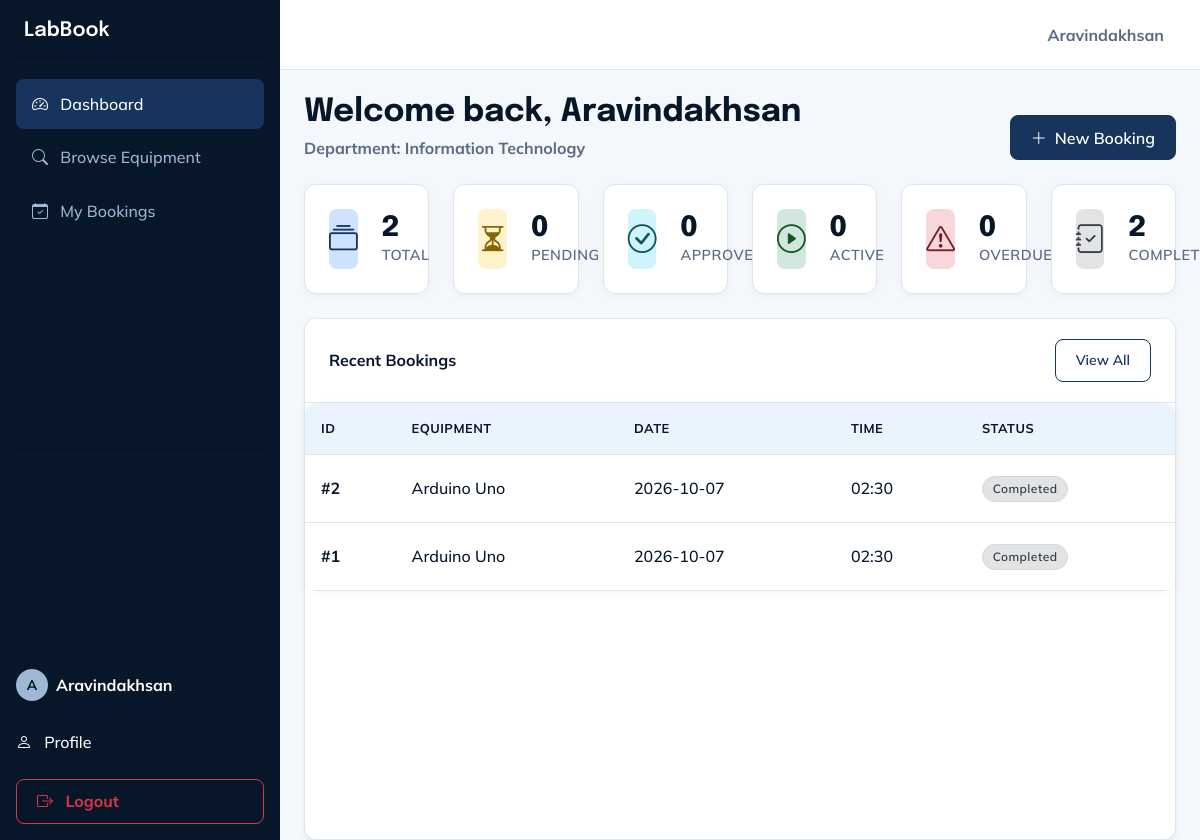
The page /student/dashboard (signed in) on the database its author committed.
### tables this page shows
CREATE TABLE equipment (
            id INTEGER PRIMARY KEY AUTOINCREMENT,
            name TEXT NOT NULL,
            description TEXT,
            lab_name TEXT NOT NULL,
            quantity INTEGER NOT NULL,
            available_quantity INTEGER NOT NULL,
            status TEXT NOT NULL DEFAULT 'Available'
        , department TEXT DEFAULT 'Information Technology');

CREATE TABLE bookings (
            id INTEGER PRIMARY KEY AUTOINCREMENT,
            user_id INTEGER NOT NULL,
            equipment_id INTEGER NOT NULL,
            booking_date TEXT NOT NULL,
            start_time TEXT NOT NULL,
            end_time TEXT NOT NULL,
            purpose TEXT NOT NULL,
            status TEXT NOT NULL DEFAULT 'Pending',
            created_at TEXT DEFAULT CURRENT_TIMESTAMP, expected_return_date TEXT, expected_return_time TEXT, issued_date TEXT, issued_time TEXT, issued_by TEXT, issue_condition TEXT, issue_remarks TEXT, quantity INTEGER DEFAULT 1,
            FOREIGN KEY (user_id) REFERENCES users(id),
            FOREIGN KEY (equipment_id) REFERENCES equipment(id)
        );

### app.py (the view)
@app.route('/student/dashboard')
@student_required
def student_dashboard():
    conn = get_db_connection()
    user_id = session['user_id']
    total_bookings = conn.execute('SELECT COUNT(*) FROM bookings WHERE user_id = ?', (user_id,)).fetchone()[0]
    pending = conn.execute('SELECT COUNT(*) FROM bookings WHERE user_id = ? AND status = "Pending"', (user_id,)).fetchone()[0]
    approved = conn.execute('SELECT COUNT(*) FROM bookings WHERE user_id = ? AND status = "Approved"', (user_id,)).fetchone()[0]
    active = conn.execute('SELECT COUNT(*) FROM bookings WHERE user_id = ? AND status = "Active"', (user_id,)).fetchone()[0]
    completed = conn.execute('SELECT COUNT(*) FROM bookings WHERE user_id = ? AND status = "Completed"', (user_id,)).fetchone()[0]
    recent_bookings = conn.execute('''
        SELECT b.id, e.name as equipment_name, b.booking_date, b.start_time, b.status
        FROM bookings b JOIN equipment e ON b.equipment_id = e.id
        WHERE b.user_id = ?
        ORDER BY b.created_at DESC LIMIT 5
    ''', (user_id,)).fetchall()
    now_str = datetime.datetime.now().strftime("%Y-%m-%d %H:%M:%S")
    overdue = conn.execute('''
        SELECT COUNT(*) FROM bookings
        WHERE user_id = ? AND status = "Active"
        AND (expected_return_date || ' ' || expected_return_time) < ?
    ''', (user_id, now_str)).fetchone()[0]
    conn.close()
    return render_template('student/dashboard.html',
                           total=total_bookings, pending=pending,
                           approved=approved, active=active,
                           completed=completed, overdue=overdue, recent_bookings=recent_bookings)

### app.py (called while the page is built)
def student_required(f):
    @wraps(f)
    def decorated_function(*args, **kwargs):
        if 'user_id' not in session or session.get('role') != 'student':
            flash('Student access required.', 'danger')
            return redirect(url_for('login'))
        return f(*args, **kwargs)
    return decorated_function

### database.py (called while the page is built)
def get_db_connection():
    conn = sqlite3.connect(DATABASE)
    conn.row_factory = sqlite3.Row
    return conn

### templates/student/dashboard.html (shortened to what this page needs)
{% extends 'base.html' %}
{% block content %}
<div class="d-flex justify-content-between align-items-end mb-4">
    <div>
        <h2 class="fw-bold m-0" style="color: var(--frost-navy);">Welcome back, {{ session.name }}</h2>
        <div class="text-secondary fw-bold mt-1">Department: {{ session.department }}</div>
    </div>
    <a href="{{ url_for('student_equipment') }}" class="btn btn-primary"><i class="bi bi-plus-lg me-2"></i>New Booking</a>
</div>
<div class="row g-4 mb-4">
    <div class="col-md-6 col-lg-4 col-xl-2">
        <div class="stat-card">
            <div class="stat-icon bg-primary-subtle">
                <i class="bi bi-collection"></i>
            </div>
            <div class="stat-details">
                <h3>{{ total }}</h3>
                <p>Total</p>
            </div>
        </div>
    </div>
    <div class="col-md-6 col-lg-4 col-xl-2">
        <div class="stat-card">
            <div class="stat-icon bg-warning-subtle">
                <i class="bi bi-hourglass-split"></i>
            </div>
            <div class="stat-details">
                <h3>{{ pending }}</h3>
                <p>Pending</p>
            </div>
        </div>
    </div>
    <div class="col-md-6 col-lg-4 col-xl-2">
        <div class="stat-card">
            <div class="stat-icon bg-info-subtle">
                <i class="bi bi-check-circle"></i>
            </div>
            <div class="stat-details">
                <h3>{{ approved }}</h3>
                <p>Approved</p>
            </div>
        </div>
    </div>
    <div class="col-md-6 col-lg-4 col-xl-2">
        <div class="stat-card">
            <div class="stat-icon bg-success-subtle">
                <i class="bi bi-play-circle"></i>
            </div>
            <div class="stat-details">
                <h3>{{ active }}</h3>
                <p>Active</p>
            </div>
        </div>
    </div>
    <div class="col-md-6 col-lg-4 col-xl-2">
        <div class="stat-card">
            <div class="stat-icon bg-danger-subtle">
                <i class="bi bi-exclamation-triangle"></i>
            </div>
            <div class="stat-details">
                <h3>{{ overdue }}</h3>
                <p>Overdue</p>
            </div>
        </div>
    </div>
    <div class="col-md-6 col-lg-4 col-xl-2">
        <div class="stat-card">
            <div class="stat-icon" style="background-color: #E2E3E5; color: #383D41;">
                <i class="bi bi-journal-check"></i>
            </div>
            <div class="stat-details">
                <h3>{{ completed }}</h3>
                <p>Completed</p>
            </div>
        </div>
    </div>
</div>
<div class="card h-100 shadow-sm">
    <div class="card-header d-flex justify-content-between align-items-center">
        <span>Recent Bookings</span>
        <a href="{{ url_for('student_bookings') }}" class="btn btn-sm btn-outline-primary">View All</a>
    </div>
    <div class="card-body p-0">
        <div class="table-responsive border-0">
            <table class="table table-hover mb-0">
                <thead>
                    <tr>
                        <th>ID</th>
                        <th>Equipment</th>
                        <th>Date</th>
                        <th>Time</th>
                        <th>Status</th>
                    </tr>
                </thead>
                <tbody>
                    {% for b in recent_bookings %}
                    <tr>
                        <td class="fw-bold">#{{ b.id }}</td>
                        <td>{{ b.equipment_name }}</td>
                        <td>{{ b.booking_date }}</td>
                        <td>{{ b.start_time }}</td>
                        <td>
                            {% if b.status == 'Pending' %}<span class="badge bg-warning">Pending</span>
                            {% elif b.status == 'Approved' %}<span class="badge bg-info">Approved</span>
                            {% elif b.status == 'Active' %}<span class="badge bg-success">Active</span>
                            {% elif b.status == 'Completed' %}<span class="badge bg-secondary">Completed</span>
                            {% elif b.status == 'Rejected' %}<span class="badge bg-danger">Rejected</span>
                            {% elif b.status == 'Cancelled' %}<span class="badge bg-dark">Cancelled</span>
                            {% else %}<span class="badge bg-primary">{{ b.status }}</span>{% endif %}
                        </td>
                    </tr>
                    {% endfor %}
                </tbody>
            </table>
        </div>
    </div>
</div>
{% endblock %}

### static/css/style.css (style rules this page uses)
:root { --frost-navy: #071629; --deep-winter-blue: #17345C; --icy-steel: #9DB7D5; --frost-mist: #EAF4FF; --snow-white: #FFFFFF; --text-primary: #071629; --text-secondary: #5a6b82; --page-background: #F4F7FB; --border-color: #DDE5ED; --shadow-sm: 0 2px 8px rgba(7, 22, 41, 0.04); --shadow-md: 0 6px 20px rgba(7, 22, 41, 0.08); --shadow-lg: 0 12px 30px rgba(7, 22, 41, 0.12); --radius-sm: 8px; --radius-md: 12px; --radius-lg: 16px; --radius-xl: 24px; }
body { font-family: 'Mulish', sans-serif; background-color: var(--page-background); color: var(--text-primary); margin: 0; overflow-x: hidden; }
h1, h2, h3, h4, h5, h6, .navbar-brand, .branding-text { font-family: 'Epilogue', sans-serif; color: var(--text-primary); font-weight: 600; }
.text-muted, .text-secondary { color: var(--text-secondary) !important; }
.card { background-color: var(--snow-white); border: 1px solid var(--border-color); border-radius: var(--radius-md); box-shadow: var(--shadow-sm); transition: transform 0.2s ease, box-shadow 0.2s ease; margin-bottom: 1.5rem; }
.card-header { background-color: var(--snow-white) !important; border-bottom: 1px solid var(--border-color); color: var(--text-primary) !important; border-top-left-radius: var(--radius-md) !important; border-top-right-radius: var(--radius-md) !important; font-weight: 700; padding: 1.25rem 1.5rem; }
.btn { border-radius: var(--radius-sm); font-weight: 600; padding: 0.6rem 1.25rem; transition: all 0.2s ease-in-out; }
.btn-primary, .btn-success, .btn-info, .btn-dark { background-color: var(--deep-winter-blue) !important; border-color: var(--deep-winter-blue) !important; color: var(--snow-white) !important; }
.btn-outline-primary, .btn-outline-success, .btn-outline-info { background-color: transparent !important; border-color: var(--deep-winter-blue) !important; color: var(--deep-winter-blue) !important; }
.table-responsive { border-radius: var(--radius-md); border: 1px solid var(--border-color); background: var(--snow-white); box-shadow: var(--shadow-sm); }
.table { margin-bottom: 0; background-color: var(--snow-white); }
.table thead th { background-color: var(--frost-mist) !important; color: var(--text-primary) !important; border-bottom: 1px solid var(--border-color); font-weight: 700; padding: 1rem; text-transform: uppercase; font-size: 0.8rem; letter-spacing: 0.5px; }
.table tbody td { padding: 1.25rem 1rem; vertical-align: middle; border-bottom: 1px solid var(--border-color); color: var(--text-primary); font-weight: 500; }
.badge { padding: 0.5em 0.8em; border-radius: 50rem; font-weight: 600; font-size: 0.75rem; letter-spacing: 0.5px; }
.badge.bg-secondary { background-color: #E2E3E5 !important; color: #383D41 !important; border: 1px solid #D6D8DB; }
.stat-card { padding: 1.5rem; display: flex; align-items: center; border-radius: var(--radius-md); background: var(--snow-white); border: 1px solid var(--border-color); box-shadow: var(--shadow-sm); }
.stat-icon { width: 60px; height: 60px; border-radius: var(--radius-sm); display: flex; align-items: center; justify-content: center; font-size: 1.8rem; margin-right: 1.5rem; }
.stat-icon.bg-primary-subtle { background-color: var(--frost-mist); color: var(--deep-winter-blue); }
.stat-icon.bg-success-subtle { background-color: #D4EDDA; color: #155724; }
.stat-icon.bg-warning-subtle { background-color: #FFF3CD; color: #856404; }
.stat-icon.bg-danger-subtle { background-color: #F8D7DA; color: #721C24; }
.stat-icon.bg-info-subtle { background-color: #D1ECF1; color: #0C5460; }
.stat-details h3 { margin: 0; font-size: 1.75rem; font-weight: 800; color: var(--frost-navy); }
.stat-details p { margin: 0; font-size: 0.9rem; color: var(--text-secondary); font-weight: 600; text-transform: uppercase; letter-spacing: 0.5px; }

### rows shown on the page
equipment: department "Information Technology"
bookings: id "2", equipment_name "Arduino Uno", booking_date "2026-10-07", start_time "02:30", status "Completed"
bookings: id "1", equipment_name "Arduino Uno", booking_date "2026-10-07", start_time "02:30", status "Completed"

### other values the page prints
{{ session.get('name')[:1] | upper }} "A"
{{ session.get('name') }} "Aravindakhsan"
{{ session.name }} "Aravindakhsan"
{{ total }} "2"
{{ pending }} "0"
{{ approved }} "0"
{{ active }} "0"
{{ overdue }} "0"
{{ completed }} "2"
